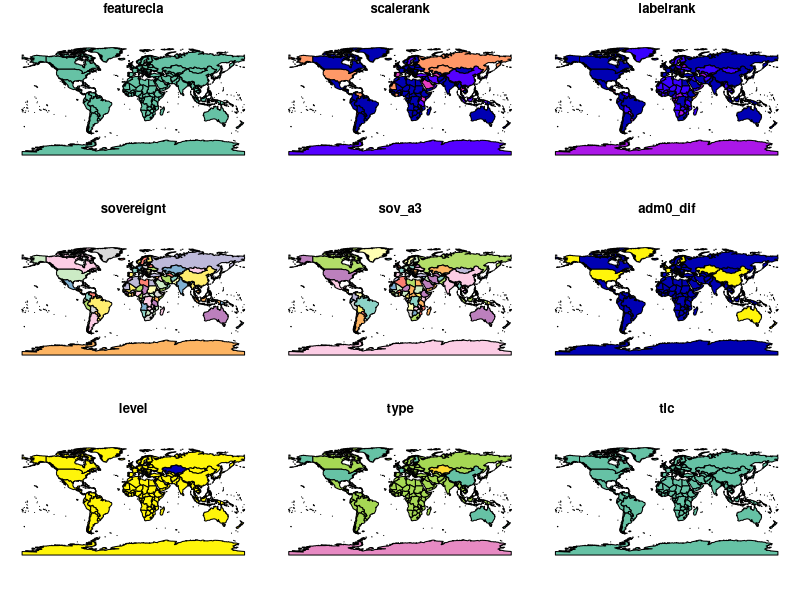

R code for this plot: (Note: this script raises an error after producing the figure.)
## ---- chunk 1
install.packages(c("cowplot", "googleway", "ggplot2", "ggrepel", 
"ggspatial", "libwgeom", "sf", "rnaturalearth", "rnaturalearthdata"))
## ---- chunk 2
library("ggplot2")
theme_set(theme_bw())
library("sf")
library("rnaturalearth")
library("rnaturalearthdata")
## ---- chunk 3
world <- ne_countries(scale = "medium", returnclass = "sf")
plot(world)
## ---- chunk 4
ggplot(data = "FRA") +
    geom_sf()
